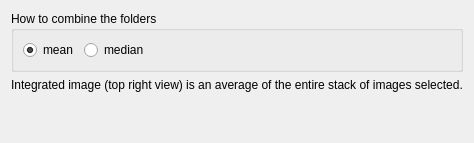
                 <widget class="QWidget" name="tab_5">
                  <attribute name="title">
                   <string/>
                  </attribute>
                  <layout class="QVBoxLayout" name="verticalLayout_10">
                   <item>
                    <widget class="QGroupBox" name="groupBox_2">
                     <property name="title">
                      <string>How to combine the folders</string>
                     </property>
                     <layout class="QHBoxLayout" name="horizontalLayout_5">
                      <item>
                       <widget class="QRadioButton" name="combine_mean_radioButton">
                        <property name="text">
                         <string>mean</string>
                        </property>
                        <property name="checked">
                         <bool>true</bool>
                        </property>
                       </widget>
                      </item>
                      <item>
                       <widget class="QRadioButton" name="combine_median_radioButton">
                        <property name="text">
                         <string>median</string>
                        </property>
                       </widget>
                      </item>
                      <item>
                       <spacer name="horizontalSpacer_5">
                        <property name="orientation">
                         <enum>Qt::Horizontal</enum>
                        </property>
                        <property name="sizeHint" stdset="0">
                         <size>
                          <width>40</width>
                          <height>20</height>
                         </size>
                        </property>
                       </spacer>
                      </item>
                     </layout>
                    </widget>
                   </item>
                   <item>
                    <widget class="QLabel" name="label_10">
                     <property name="text">
                      <string>Integrated image (top right view) is an average of the entire stack of images selected.</string>
                     </property>
                    </widget>
                   </item>
                   <item>
                    <spacer name="verticalSpacer_2">
                     <property name="orientation">
                      <enum>Qt::Vertical</enum>
                     </property>
                     <property name="sizeHint" stdset="0">
                      <size>
                       <width>20</width>
                       <height>40</height>
                      </size>
                     </property>
                    </spacer>
                   </item>
                  </layout>
                 </widget>
